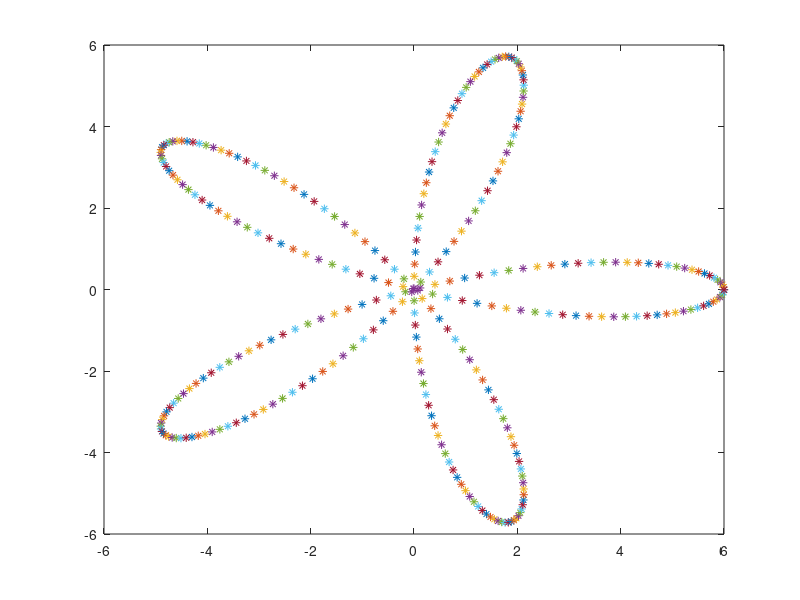

Recreate this plot in MATLAB.
x0=0;y0=0;xA=10;yA=10;
l1=5,l2=5,pi=3.1416;xA=10;yA=10;xB=30;yB=30;
axis([-15 15 -15 15]);
for t=0:0.01:pi
    r=6*cos(5*t)
    x=r*cos(t)
    y=r*sin(t)
    c=(x^2+y^2-l1^2-l2^2)/(2*l1*l2);
    s=sqrt(abs(1-c^2));
    d=atan2(s,c);
    C2=x*(l1*cos(d)+l2)+y*(l1*sin(d));
    S2=y*(l2+l1*cos(d))-x*(l1*sin(d));
    t2=atan2(S2,C2);
    C1=(x-l2*cos(t2))/l1
    S1=(y-l2*sin(t2))/l1
    t1=atan2(S1,C1);
    plot(x,y,'*');
    xM=l1*cos(t1);
    yM=l1*sin(t1);
    a=line([x0 xM],[y0 yM],'color','red');
    b=line([xM x],[yM y],'color','blue');
    pause(0.01);
    delete(a)
    delete(b)
    hold on
end